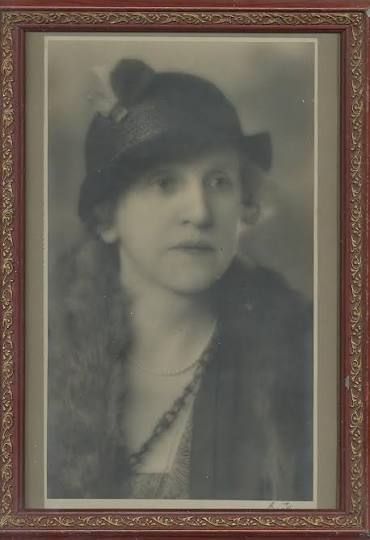
#> input picture Image_Processing/9_Sharpening/img.jpg, 370 x 540 px
$ jupyter execute Sharpening.ipynb   (shell and % lines are left out)
#> lines starting #> are read from the running program, lines starting #| are printed output that depends on the picture
[cell 1]
import cv2 as cv
import numpy as np
import matplotlib.pyplot as plt

Sharpening

By altering our kernels we can implement sharpening, which has the effects of in strengthening or emphasizing edges in an image.

[cell 2]
image = cv.imread('img.jpg')
#> image is the input picture: shape (540, 370, 3); mean B, G, R 85.8, 96.4, 104.8

[cell 3]
#create shapening kernel

kernel_sharpening = np.array([[-1,-1,-1],
                             [-1,9,-1],
                             [-1,-1,-1]])
sharpened = cv.filter2D(image, -1, kernel_sharpening)
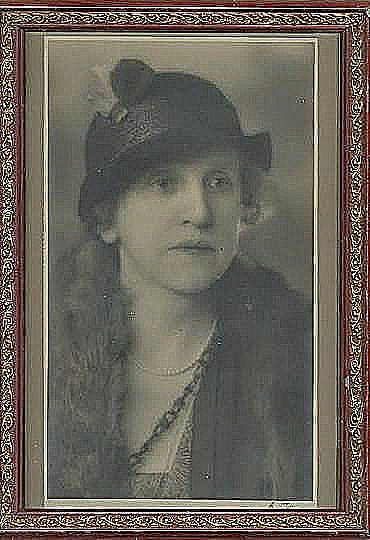
#> sharpened: shape (540, 370, 3); mean B, G, R 90.2, 99.3, 105.4

[cell 4]
plt.figure(figsize=(15,10))

plt.subplot(1,2,1)
plt.imshow(cv.cvtColor(image, cv.COLOR_BGR2RGB))
plt.axis('off')
plt.title('Normal')

plt.subplot(1,2,2)
plt.imshow(cv.cvtColor(sharpened, cv.COLOR_BGR2RGB))
plt.axis('off')
plt.title('Sharpened')

plt.show()
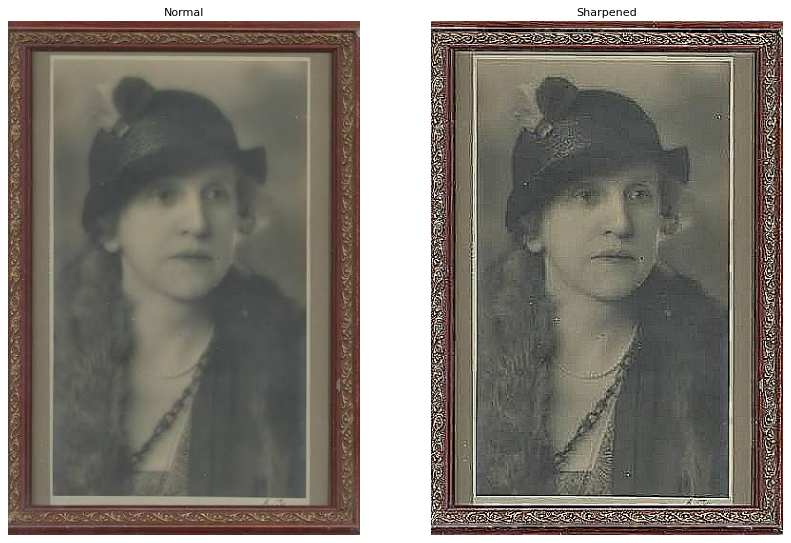
#> figure drawn by matplotlib, 2 panels
